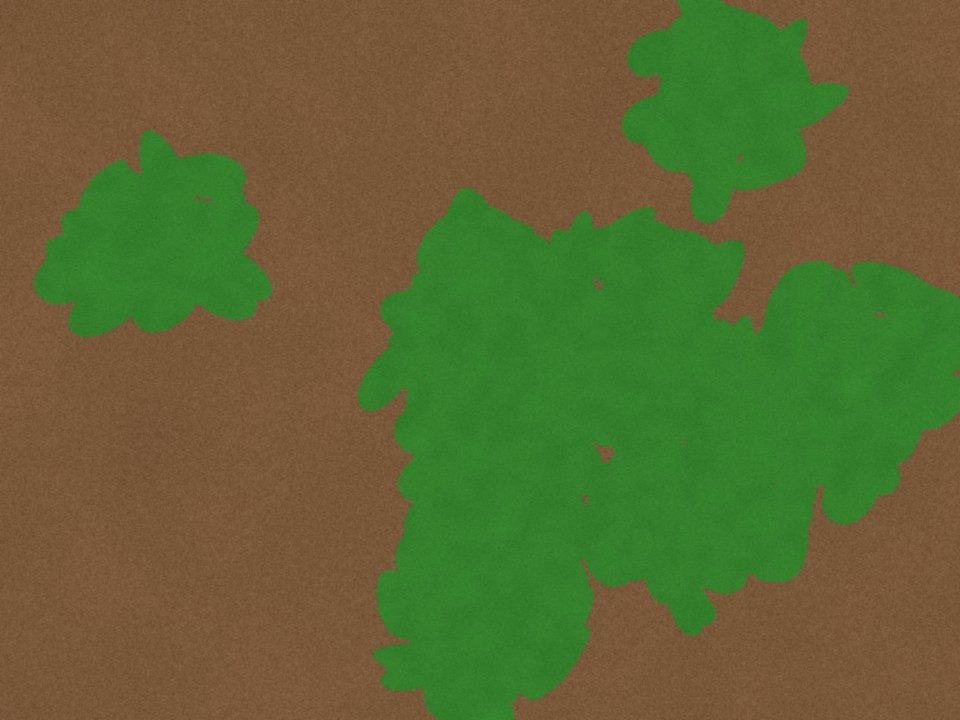
#> input picture examples/images/A1_1.jpg, 960 x 720 px
$ python -i perception.py   (imports and definitions only)
#> lines starting #> are read from the running program, lines starting #| are printed output that depends on the picture
"""Perception: phone/drone photos of a zone -> a structured, gated observation.

A vision-language model is good at *describing* a canopy and bad at knowing how
sure it is. So its answer is never used raw:

1. **Structured output.** The model must fill a fixed schema (growth stage,
   canopy cover, findings with severity and confidence, image-quality problems)
   and is told that "none"/"unknown" are correct answers.
2. **Pixel cross-check.** Canopy cover is also measured directly from the image
   (Excess-Green + Otsu). If the model and the pixels disagree badly, the
   observation goes to a human -- one of them is wrong and we cannot tell which.
3. **Conformal gate.** Stated confidences are converted into a split-conformal
   prediction set using a calibration file built from labelled photos
   (``fieldpilot calibrate``). Only a *singleton* set may drive an action.
   Without calibration the gate is explicitly UNCALIBRATED and conservative.

The drone never treats a zone whose observation is flagged for review.
"""
from __future__ import annotations

import io
import json
import math
from dataclasses import asdict, dataclass
from pathlib import Path
from typing import Any

import numpy as np

CATEGORIES = ("disease", "pest", "nutrient_deficiency", "water_stress", "weed", "none")

SYSTEM = (
    "You are an agronomy perception module inside a field robot. You look at close-range "
    "photos of one management zone of a crop plot and report ONLY what is visible. "
    "You never recommend treatments. When evidence is weak you say so: 'none' and "
    "'unknown' are correct answers, and an honest low confidence is more useful than a "
    "confident guess."
)

PROMPT = """Photos of zone {zone_id}. Expected crop: {crop} (verify, it may be wrong).

Return ONE JSON object with exactly these keys:
{{
  "crop_detected": "<crop name or 'unknown'>",
  "crop_confidence": <0-1>,
  "bbch": <integer BBCH growth stage 0-99, or -1 if unknown>,
  "bbch_confidence": <0-1>,
  "canopy_cover_pct": <0-100, fraction of ground covered by green leaves>,
  "findings": [
    {{"category": one of {categories},
      "label": "<specific name, e.g. 'early blight', 'aphids', 'nitrogen deficiency', or 'healthy'>",
      "severity": <0 none | 1 low (<5% leaf area) | 2 moderate (5-25%) | 3 severe (>25%)>,
      "confidence": <0-1, your honest probability this finding is correct>,
      "evidence": "<what in the image supports it, e.g. 'concentric brown rings on lower leaves'>"}}
  ],
  "image_quality": {{"usable": <true|false>, "issues": ["blur" | "overexposed" | "too far" | "not a crop" | ...]}},
  "notes": "<one sentence>"
}}
If the zone looks healthy, return a single finding with category "none", label "healthy".
List at most 3 findings, most important first.
Also return "differential": a probability for EVERY one of these candidate diagnoses, summing
to 1, e.g. {{"healthy": 0.1, ...}}: {candidates}. Spread the probability when two look alike;
"other problem" covers anything not listed."""

# Candidate diagnoses per crop for the differential: a fixed label set gives the conformal gate
# one probability per label, so the true label can sit in the prediction set even when it is
# not the model's first choice (a single free-text finding cannot).
CANDIDATES = {
    "potato": ["healthy", "early blight", "late blight", "other problem"],
    "tomato": ["healthy", "early blight", "late blight", "septoria leaf spot", "other problem"],
}
GENERIC = ["healthy", "disease", "pest", "nutrient deficiency", "water stress", "other problem"]


def candidates_for(crop: str) -> list[str]:
    return CANDIDATES.get((crop or "").strip().lower(), GENERIC)


# [27 lines left out: functions clean_differential, true_label_prob, not called in this run]


# ---------------------------------------------------------------------------
# Pixel measurements (no model involved)
# ---------------------------------------------------------------------------

def _load_rgb(img_bytes: bytes, max_side: int = 768) -> np.ndarray:
    from PIL import Image
    im = Image.open(io.BytesIO(img_bytes)).convert("RGB")
    im.thumbnail((max_side, max_side))
    return np.asarray(im, dtype=np.float32) / 255.0


# [10 lines left out: function _otsu, not called in this run]


def pixel_metrics(img_bytes: bytes) -> dict[str, float]:
    """Canopy cover (ExG+Otsu), lesion index and chlorosis index.

    ExG = 2g - r - b on chromatic coordinates is the standard RGB vegetation
    segmenter; Otsu picks the threshold per image so exposure changes between
    photos do not move it.

    Lesions are defined *topologically*, not by colour alone: small non-green
    holes fully enclosed by leaf tissue. Colour alone cannot separate a brown
    blight spot from the brown soil between plants -- both sit at ~30 deg hue --
    but soil is connected to the gaps between leaves and lesions are not.
    Chlorosis is yellow (45-70 deg hue) leaf-like area, which soil is not.
    Both are cross-checks on the vision model, never diagnoses.
    """
    from scipy import ndimage as ndi
    a = _load_rgb(img_bytes)
    s = a.sum(axis=2) + 1e-6
    r, g, b = a[..., 0] / s, a[..., 1] / s, a[..., 2] / s
    exg = 2 * g - r - b
    t = max(_otsu(exg), 0.02)
    veg = exg > t
    cover = float(veg.mean())

    holes = ndi.binary_fill_holes(veg) & ~veg
    lab, n = ndi.label(holes)
    lesion_px = 0
    if n:
        sizes = ndi.sum(holes, lab, index=np.arange(1, n + 1))
        small = np.isin(lab, 1 + np.flatnonzero(sizes < 0.004 * veg.size))
        lesion_px = int(small.sum())

    mx, mn = a.max(axis=2), a.min(axis=2)
    d = mx - mn + 1e-6
    R, G, B = a[..., 0], a[..., 1], a[..., 2]
    hue = np.where(mx == R, (60 * (G - B) / d) % 360, np.where(mx == G, 60 * (B - R) / d + 120, 0))
    sat = d / (mx + 1e-6)
    yellow = (hue > 45) & (hue < 70) & (sat > 0.3) & (mx > 0.35) & ~veg

    leafy = max(float(veg.sum()) + lesion_px + float(yellow.sum()), 1.0)
    return {"canopy_cover_exg_pct": round(100 * cover, 1),
            "lesion_index_pct": round(100 * lesion_px / leafy, 1),
            "chlorosis_index_pct": round(100 * float(yellow.sum()) / leafy, 1),
            "brightness": round(float(mx.mean()), 3)}


# ---------------------------------------------------------------------------
# Conformal gate
# ---------------------------------------------------------------------------

@dataclass
class ConformalGate:
    """Split-conformal gate over the model's stated confidences.

    Score s(x, y) = 1 - p(y|x), where p is the confidence the model gave the true
    label (0 if it never mentioned it). With n calibration scores, the threshold
    q = the ceil((n+1)(1-alpha))/n empirical quantile. The prediction set is every
    label with p >= 1 - q; if q >= 1 the set is "everything" (the model's
    confidences carry no information at this alpha). Coverage >= 1 - alpha holds
    for exchangeable data regardless of how badly calibrated the model is --
    which is the entire point of using it on a VLM.
    """
    alpha: float = 0.1
    qhat: float | None = None
    n: int = 0
    fallback_threshold: float = 0.85     # used only when uncalibrated
    # Second, coarser gate on the differential: healthy vs diseased. A vision model that cannot
    # tell two blights apart can still be certain a leaf is healthy; then the zone needs no human.
    coarse_alpha: float = 0.05
    coarse_qhat: float | None = None
    coarse_n: int = 0
    # what the scores were computed from; a gate fitted on differentials is not applied to
    # free-text finding confidences (a different, uncalibrated scale)
    basis: str = "findings"

    # [7 lines left out: function coarse_set, not called in this run]

    @property
    def calibrated(self) -> bool:
        return self.qhat is not None and self.n >= 20

    # [17 lines left out: functions from_scores, load, not called in this run]

    def save(self, path: str | Path) -> None:
        Path(path).write_text(json.dumps({"alpha": self.alpha, "qhat": self.qhat, "n": self.n}), encoding="utf-8")

    # [14 lines left out: function prediction_set, not called in this run]


# ---------------------------------------------------------------------------
# Observation
# ---------------------------------------------------------------------------

@dataclass
class Observation:
    zone_id: str
    n_images: int
    crop_detected: str
    crop_confidence: float
    bbch: int
    bbch_confidence: float
    canopy_cover_pct: float
    canopy_cover_exg_pct: float
    lesion_index_pct: float
    findings: list[dict]
    image_quality: dict
    prediction_set: list[str]
    gate: str
    needs_review: bool
    review_reasons: list[str]
    source: str
    reasoning: str = ""
    notes: str = ""
    differential: dict | None = None

    # [111 lines left out: functions primary, to_dict, _clean_findings, gate_observation, stub_raw, not called in this run]


class Perception:
    # [18 lines left out: functions __init__, observe, not called in this run]

>>> import cv2
>>> picture = cv2.imread('../examples/images/A1_1.jpg', cv2.IMREAD_GRAYSCALE)
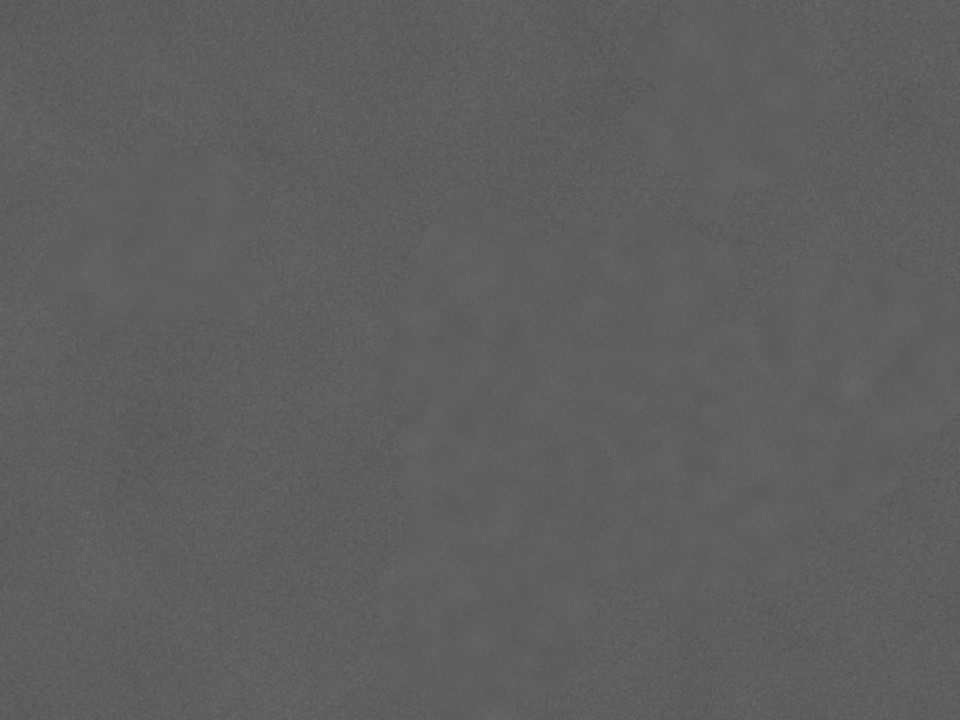
#> picture: shape (720, 960); min 81, max 108, mean 94.8
>>> result = pixel_metrics(picture)
#> (the run stopped early here; a loop or call above may not have finished)

$ run again, on examples/images/A2_1.jpg
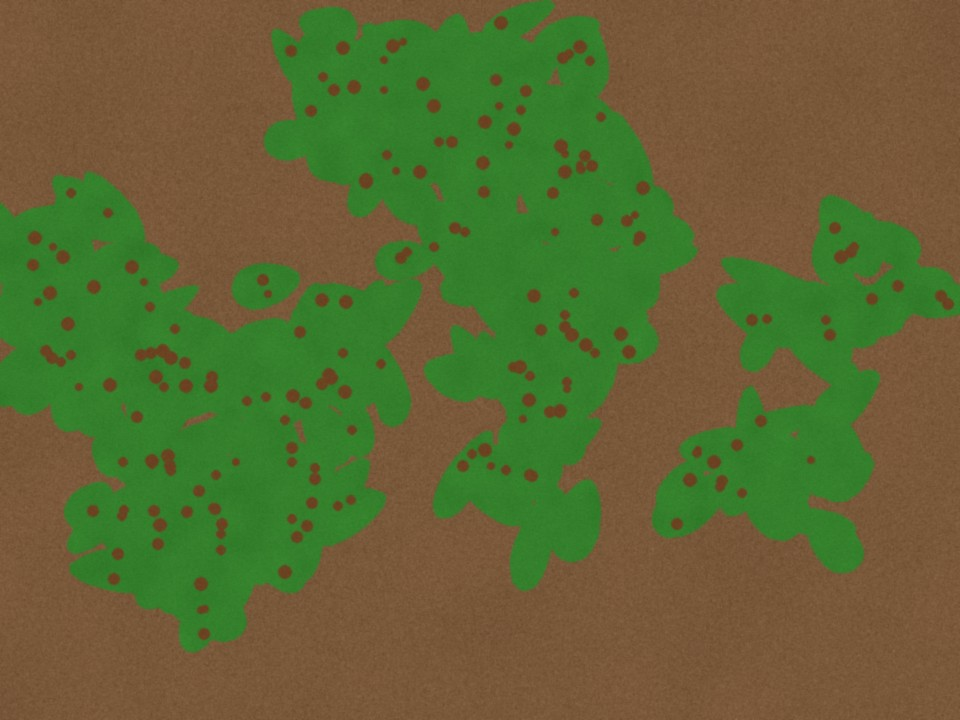
#> input picture examples/images/A2_1.jpg, 960 x 720 px
#> `picture = cv2.imread('../examples/images/A1_1.jpg', cv2.IMREAD_GRAYSCA..`:
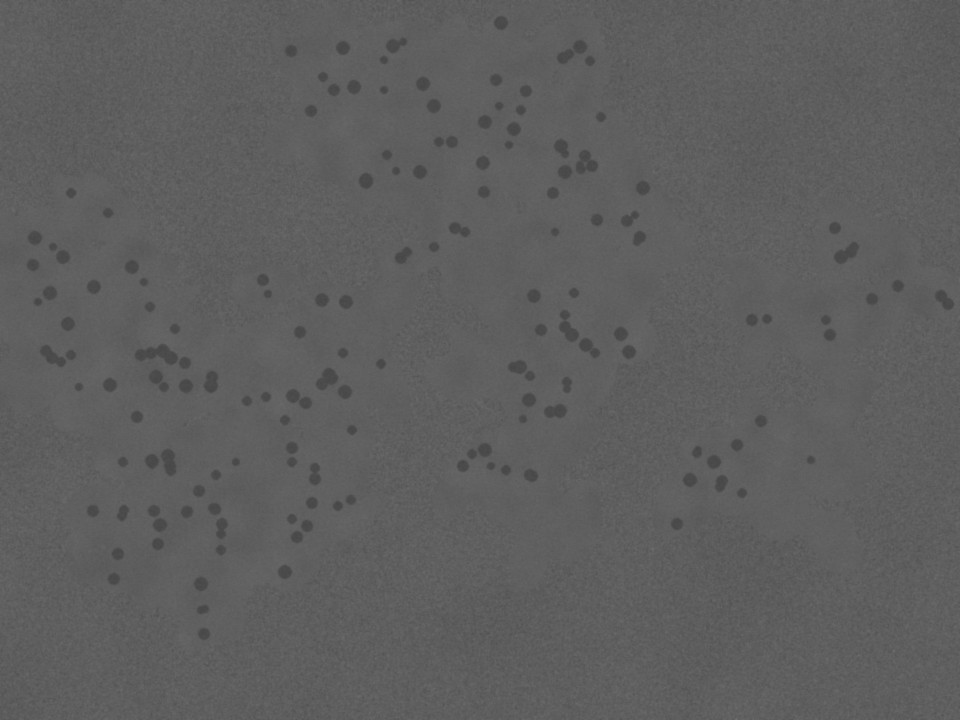
#> picture: shape (720, 960); min 69, max 113, mean 94.2

$ run again, on examples/images/A2_2.jpg
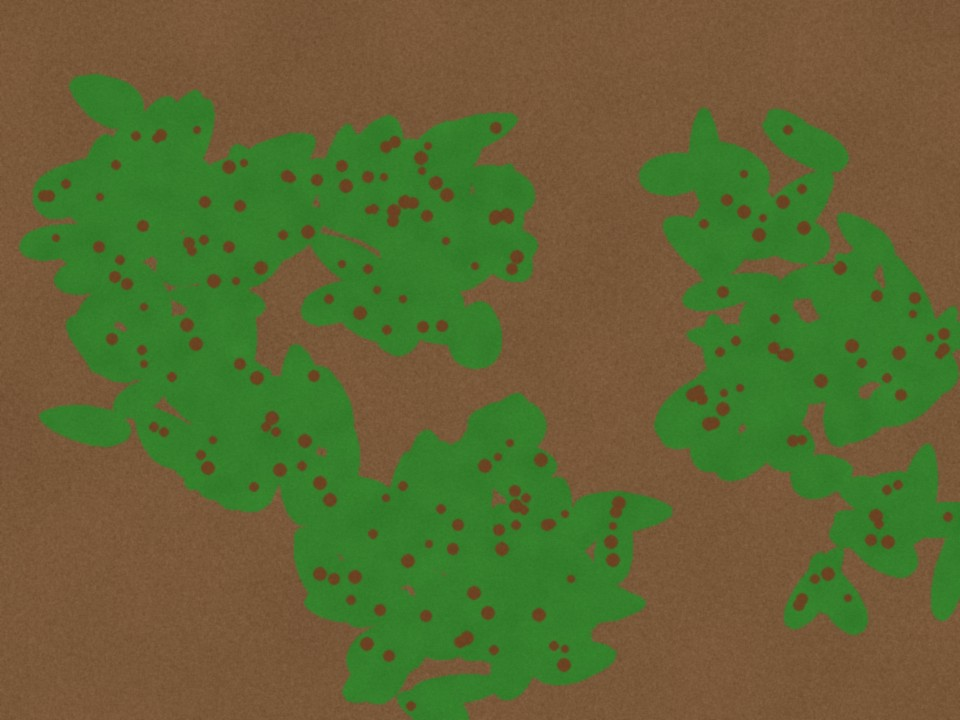
#> input picture examples/images/A2_2.jpg, 960 x 720 px
#> `picture = cv2.imread('../examples/images/A1_1.jpg', cv2.IMREAD_GRAYSCA..`:
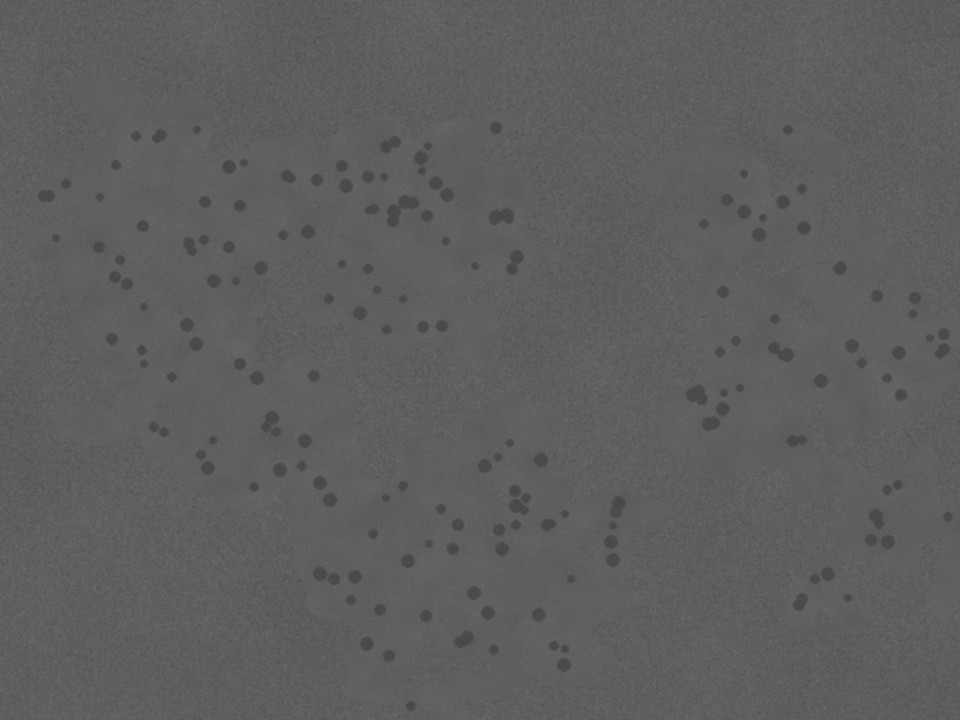
#> picture: shape (720, 960); min 68, max 108, mean 94.2
